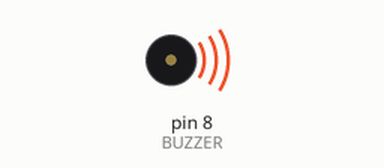
Bench run of a sketch on a simulated Arduino Uno, built with avr-gcc and run on an emulated ATmega328P. On the bench: buzzer (waves = sounding).

Above: at 0.2 s.
Timing chart, 0 to 21.1 s (numbered marks = the images above):
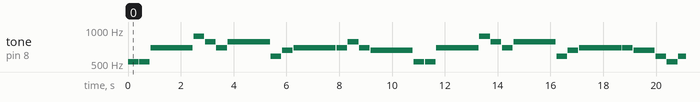

The sketch:

Melodia_de_Tapion.ino
```cpp
// Suscribete a mi canal: Aprende con Ruben's

#define NOTE_DO4   262
#define NOTE_DO4S  277
#define NOTE_RE4   294
#define NOTE_RE4S  311
#define NOTE_MI4   330
#define NOTE_FA4   349
#define NOTE_FA4S  370
#define NOTE_SOL4  392
#define NOTE_SOL4S 415
#define NOTE_LA4   440
#define NOTE_LA4S  466
#define NOTE_SI4   494

#define NOTE_DO5   523
#define NOTE_DO5S  554
#define NOTE_RE5   587
#define NOTE_RE5S  622
#define NOTE_MI5   659
#define NOTE_FA5   698
#define NOTE_FA5S  740
#define NOTE_SOL5  784
#define NOTE_SOL5S 831
#define NOTE_LA5   880
#define NOTE_LA5S  932
#define NOTE_SI5   988

#define NOTE_DO6   1047
#define NOTE_DO6S  1109
#define NOTE_RE6   1175
#define NOTE_RE6S  1245
#define NOTE_MI6   1319
#define NOTE_FA6   1397
#define NOTE_FA6S  1480
#define NOTE_SOL6  1568
#define NOTE_SOL6S 1661
#define NOTE_LA6   1760
#define NOTE_LA6S  1865
#define NOTE_SI6   1976

int melody[] = {
   NOTE_DO5, 8,
   NOTE_DO5, 8,
   NOTE_FA5, 32,
   NOTE_LA5, 8,
   NOTE_SOL5, 8,
   NOTE_FA5, 8,
   NOTE_SOL5, 32,

   NOTE_RE5, 8,
   NOTE_MI5, 8,
   NOTE_FA5, 32,
   NOTE_FA5, 8,
   NOTE_SOL5,8,
   NOTE_FA5, 8,
   NOTE_MI5, 32,

   NOTE_DO5, 8,
   NOTE_DO5, 8,
   NOTE_FA5, 32,
   NOTE_LA5, 8,
   NOTE_SOL5,8,
   NOTE_FA5, 8,
   NOTE_SOL5, 32,

   NOTE_RE5, 8,
   NOTE_MI5, 8,
   NOTE_FA5, 32,
   NOTE_FA5, 8,
   NOTE_MI5,16,
   NOTE_RE5,8,
   NOTE_DO5, 8,
   NOTE_RE5, 32,

   NOTE_DO5, 8,
   NOTE_DO5, 8,
   NOTE_FA5, 32,
   NOTE_LA5, 8,
   NOTE_SOL5, 8,
   NOTE_FA5, 8,
   NOTE_SOL5, 32,

   NOTE_RE5, 8,
   NOTE_MI5, 8,
   NOTE_FA5, 16,
   NOTE_FA5, 8,
   NOTE_SOL5,8,
   NOTE_FA5, 8,
   NOTE_MI5, 32,
   };

int num_notas = sizeof(melody) / (2 * sizeof(melody[0]));

int BUZZER = 8;

void setup() {
   pinMode(BUZZER, OUTPUT);
}


void loop() {

   for(int nota = 0; nota < num_notas*2; nota += 2) {
      int nota_tono = melody[nota];
      int nota_duracion = melody[nota+1];
      tone(BUZZER, nota_tono, nota_duracion*50);
      delay(nota_duracion * 50 + 30);
   }
   delay(20);
}
```

Measured:
- by itself, tone on pin 8 (BUZZER): plays 523 Hz for 0.40 s, 523 Hz for 0.40 s, 698 Hz for 1.6 s, 880 Hz for 0.40 s, 784 Hz for 0.40 s, 698 Hz for 0.40 s … (172 notes in this stretch)
